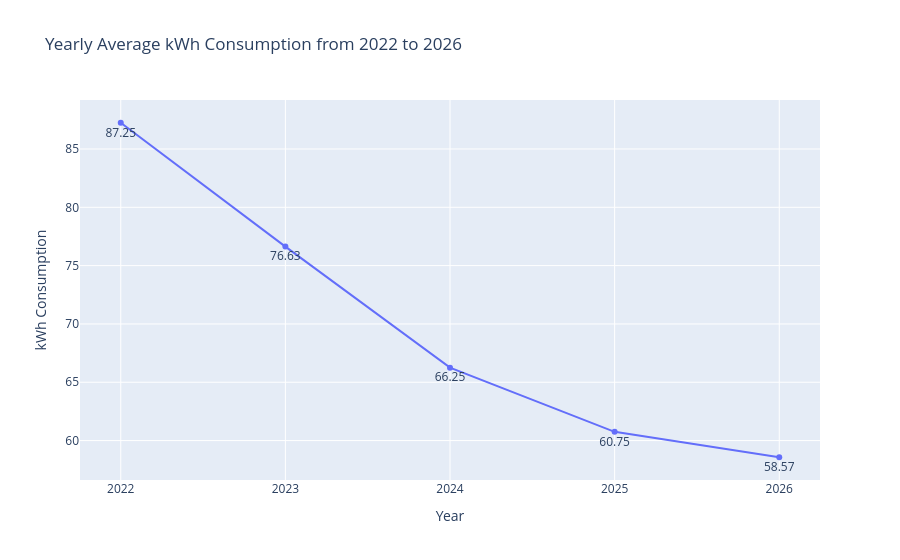

Write notebook code for a chart like this one.
### Code cell
figure4 = px.line(
    data_frame=yearly_avg_kwh,
    x = 'year',
    y = 'kwh_cons',
    labels = {
        'year' : 'Year',
        'kwh_cons' : 'kWh Consumption'
    },
    markers=True,
    text='kwh_cons',
    title = 'Yearly Average kWh Consumption from 2022 to 2026'
)

figure4.update_xaxes(type = 'category')
figure4.update_traces(textposition = 'bottom center')

figure4.show()

### Figure 1 — Plotly figure (JSON) as saved in the notebook; plotly's stock layout.template omitted (floating-point values rounded to 4 significant figures)
{"data": [{"hovertemplate": "Year=%{x}<br>kWh Consumption=%{text}<extra></extra>", "legendgroup": "", "line": {"color": "#636efa", "dash": "solid"}, "marker": {"symbol": "circle"}, "mode": "lines+markers+text", "name": "", "orientation": "v", "showlegend": false, "text": [87.25, 76.63, 66.25, 60.75, 58.57], "textposition": "bottom center", "type": "scatter", "x": [2022, 2023, 2024, 2025, 2026], "xaxis": "x", "y": [87.25, 76.63, 66.25, 60.75, 58.57], "yaxis": "y"}], "layout": {"legend": {"tracegroupgap": 0}, "title": {"text": "Yearly Average kWh Consumption from 2022 to 2026"}, "xaxis": {"anchor": "y", "domain": [0, 1], "title": {"text": "Year"}, "type": "category"}, "yaxis": {"anchor": "x", "domain": [0, 1], "title": {"text": "kWh Consumption"}}}}
